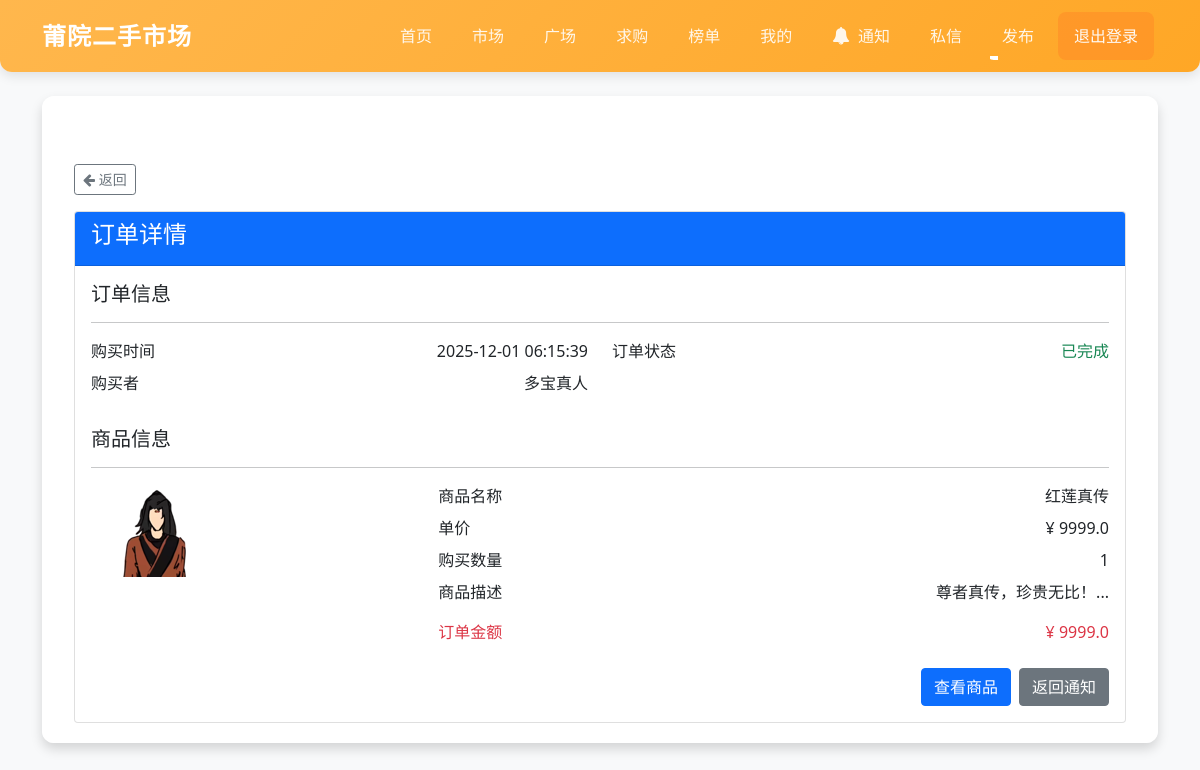
/notification/order/2 (signed in), run on the app's committed database.
### app/models.py (models this page shows)
class Notification(db.Model):
    id = db.Column(db.Integer, primary_key=True)
    user_id = db.Column(db.Integer, db.ForeignKey('user.id'), nullable=False, index=True)
    sender_id = db.Column(db.Integer, db.ForeignKey('user.id'), nullable=False, index=True)
    notification_type = db.Column(db.String(50), nullable=False, index=True)  # follow_user, follow_item, reply_post, reply_reply, like_post, like_reply
    content = db.Column(db.Text, nullable=False)
    is_read = db.Column(db.Boolean, nullable=False, default=False, index=True)
    date_created = db.Column(db.DateTime, nullable=False, default=datetime.utcnow, index=True)
    related_id = db.Column(db.Integer, nullable=True)  # 关联的对象ID（商品ID、帖子ID、回复ID等）
    user = db.relationship('User', foreign_keys=[user_id], backref='notifications', lazy=True)
    sender = db.relationship('User', foreign_keys=[sender_id], backref='sent_notifications', lazy=True)

class User(db.Model, UserMixin):
    id = db.Column(db.Integer, primary_key=True)
    username = db.Column(db.String(20), unique=True, nullable=False, index=True)
    email = db.Column(db.String(120), unique=True, nullable=False, index=True)
    password = db.Column(db.String(60), nullable=False)
    contact = db.Column(db.String(60), nullable=False)
    avatar = db.Column(db.String(20), nullable=False, default='default_avatar.png')
    is_admin = db.Column(db.Boolean, nullable=False, default=False)
    sales_count = db.Column(db.Integer, nullable=False, default=0)  # 成交量统计
    views = db.Column(db.Integer, nullable=False, default=0, index=True)  # 主页访问量统计
    items = db.relationship('Item', backref='seller', lazy=True)

class Item(db.Model):
    id = db.Column(db.Integer, primary_key=True)
    title = db.Column(db.String(100), nullable=False, index=True)
    price = db.Column(db.Float, nullable=False)
    description = db.Column(db.Text, nullable=False)
    image_file = db.Column(db.String(20), nullable=False, default='default.jpg')
    date_posted = db.Column(db.DateTime, nullable=False, default=datetime.utcnow, index=True)
    user_id = db.Column(db.Integer, db.ForeignKey('user.id'), nullable=False, index=True)
    views = db.Column(db.Integer, nullable=False, default=0, index=True)
    stock = db.Column(db.Integer, nullable=False, default=1)
    sales_count = db.Column(db.Integer, nullable=False, default=0, index=True)  # 已售数量统计
    followers = db.relationship('Follow', backref='item', lazy=True)

### app/routes.py (the view)
@main.route("/notification/order/<int:notification_id>")
@login_required
def notification_order(notification_id):
    notification = Notification.query.get_or_404(notification_id)
    if notification.user_id != current_user.id:
        abort(403)
    item = Item.query.get_or_404(notification.related_id)
    buyer = User.query.get_or_404(notification.sender_id)
    quantity = 1  # 实际项目中应该从订单表获取
    total_price = item.price * quantity
    return render_template('notification_order.html', notification=notification, item=item, buyer=buyer, quantity=quantity, total_price=total_price)

### app/__init__.py (called while the page is built)
@login_manager.user_loader
def load_user(user_id):
    return User.query.get(int(user_id))

### app/routes.py (called while the page is built)
@main.app_context_processor
def utility_processors():
    def notifications_processor():
        if current_user.is_authenticated:
            unread_count = Notification.query.filter_by(user_id=current_user.id, is_read=False).count()
            return unread_count
        return 0
    return dict(unread_notifications_count=notifications_processor)

### templates/notification_order.html
{% extends "base.html" %}
{% block content %}
<div class="container mt-5">
    <div class="mb-3">
        <button onclick="window.history.back()" class="btn btn-outline-secondary btn-sm">
            <i class="fa fa-arrow-left"></i> 返回
        </button>
    </div>
    <div class="card">
        <div class="card-header bg-primary text-white">
            <h4>订单详情</h4>
        </div>
        <div class="card-body">
            <div class="mb-4">
                <h5>订单信息</h5>
                <hr>
                <div class="row">
                    <div class="col-md-6 mb-2">
                        <div class="d-flex justify-content-between">
                            <span>购买时间</span>
                            <span>{{ notification.date_created.strftime('%Y-%m-%d %H:%M:%S') }}</span>
                        </div>
                    </div>
                    <div class="col-md-6 mb-2">
                        <div class="d-flex justify-content-between">
                            <span>订单状态</span>
                            <span class="text-success">已完成</span>
                        </div>
                    </div>
                    <div class="col-md-6 mb-2">
                        <div class="d-flex justify-content-between">
                            <span>购买者</span>
                            <span>{{ buyer.username }}</span>
                        </div>
                    </div>
                </div>
            </div>
            <div class="mb-4">
                <h5>商品信息</h5>
                <hr>
                <div class="row">
                    <div class="col-md-4">
                        {% if item.image_file != 'default.jpg' %}
                        <img src="{{ url_for('static', filename='uploads/' + item.image_file) }}"
                             alt="{{ item.title }}"
                             class="img-fluid rounded"
                             style="max-height: 200px; object-fit: cover;">
                        {% else %}
                        <div class="bg-secondary text-white d-flex align-items-center justify-content-center" style="height: 200px; border-radius: 8px;">
                            无图片
                        </div>
                        {% endif %}
                    </div>
                    <div class="col-md-8">
                        <div class="d-flex justify-content-between mb-2">
                            <span>商品名称</span>
                            <span class="font-weight-bold">{{ item.title }}</span>
                        </div>
                        <div class="d-flex justify-content-between mb-2">
                            <span>单价</span>
                            <span>¥ {{ item.price }}</span>
                        </div>
                        <div class="d-flex justify-content-between mb-2">
                            <span>购买数量</span>
                            <span>{{ quantity }}</span>
                        </div>
                        <div class="d-flex justify-content-between mb-2">
                            <span>商品描述</span>
                            <span>{{ item.description[:100] }}...</span>
                        </div>
                        <div class="d-flex justify-content-between font-weight-bold text-danger mt-3">
                            <span>订单金额</span>
                            <span>¥ {{ total_price }}</span>
                        </div>
                    </div>
                </div>
            </div>
            <div class="d-flex justify-content-end gap-2">
                <a href="{{ url_for('main.item_detail', item_id=item.id) }}" class="btn btn-primary">查看商品</a>
                <a href="{{ url_for('main.notifications') }}" class="btn btn-secondary">返回通知</a>
            </div>
        </div>
    </div>
</div>
{% endblock %}

### templates/base.html (style rules this page uses)
body { background-color: #f8f9fa; min-height: 100vh; overflow-x: hidden; }

### data on the page
Notification: date_created "2025-12-01 06:15:39"
User: username "多宝真人"
Item: image_file (picture), title "红莲真传", price "9999.0", description "尊者真传，珍贵无比！"

### other printed values
{{ quantity }} "1"
{{ total_price }} "9999.0"
